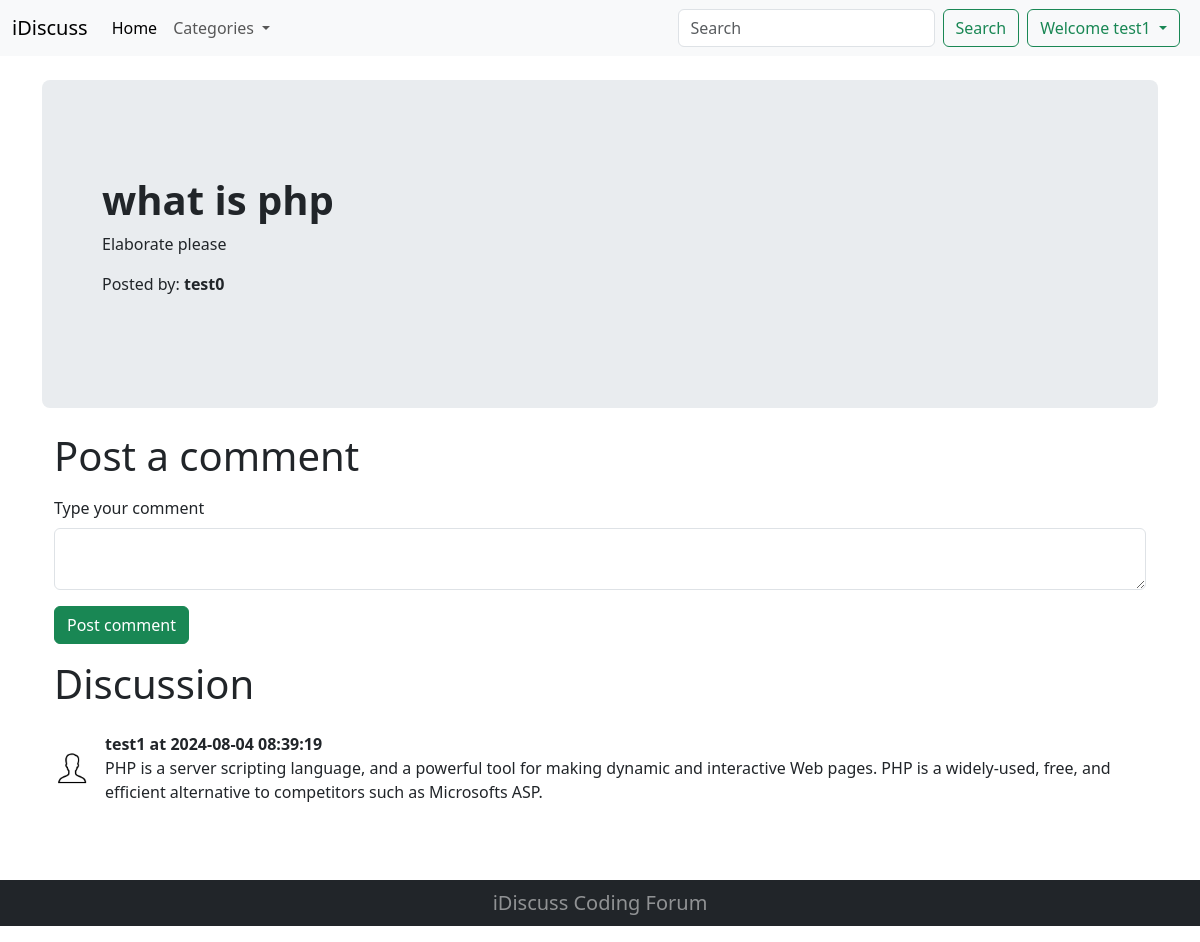
The app's page /thread.php?th_id=15&askedby=test0 (signed in) with its own data.
### tables this page shows
CREATE TABLE `threads` (
  `thread_id` int(8) NOT NULL,
  `thread_title` varchar(255) NOT NULL,
  `thread_desc` text NOT NULL,
  `thread_cat_id` int(8) NOT NULL,
  `thread_user_id` int(8) NOT NULL,
  `timestamp` datetime NOT NULL DEFAULT current_timestamp()
);

CREATE TABLE `comments` (
  `comment_id` int(8) NOT NULL,
  `comment_content` text NOT NULL,
  `thread_id` int(8) NOT NULL,
  `comment_by` int(8) NOT NULL,
  `comment_time` datetime NOT NULL DEFAULT current_timestamp()
);

CREATE TABLE `users` (
  `sno` int(8) NOT NULL,
  `username` varchar(30) NOT NULL,
  `password` varchar(255) NOT NULL,
  `timestamp` datetime NOT NULL DEFAULT current_timestamp()
);

### thread.php (the view, shortened to what this page needs)
<!doctype html>
<html lang="en">
<head>
    <link href="https://cdn.jsdelivr.net/npm/bootstrap@5.3.3/dist/css/bootstrap.min.css" rel="stylesheet">
</head>
<body>
    <?php
    include "./partials/dbConnection.php";
    include "./partials/header.php";
    ?>
    <div class="container min-vh-100">
        <?php
        $id = $_GET["th_id"];
        $Posted_by = $_GET["askedby"];
        $sql = "SELECT * FROM `threads` WHERE `thread_id`= $id";
        $result = mysqli_query($conn, $sql);
        while ($row = mysqli_fetch_assoc($result)) {
            $title = $row["thread_title"];
            $desc = $row["thread_desc"];
            echo '<div class="p-5 my-4 bg-body-secondary rounded-3">
                        <div class="container-fluid py-5">
                            <h1 class="display-6 fw-bold">'.$title.'</h1>
                            <p class="col-md-8">'.$desc.'</p>
                            <p>Posted by: <span class="fw-bold">'.$Posted_by.'</span></p>
                        </div>
                     </div>';
        }
        ?>
        <div class="container">
        <h1 class="my-3">Post a comment</h1>
        <?php
        if (isset($_SESSION["logedin"]) && $_SESSION["logedin"]==true) {
            echo
            '<form action="'. $_SERVER["REQUEST_URI"].' " method="POST">
                <div class="mb-3">
                    <label for="exampleInputPassword1" class="form-label">Type your comment</label>
                    <textarea class="form-control" id="Ccontent" name="Ccontent"></textarea>
                </div>
                <button type="submit" class="btn btn-success">Post comment</button>
            </form>';
        }else {
            echo'
            <div class="container mb-5">
                <p class="lead"><span class="fw-bold">You are not loggged in.</span>Please login to be able to start comment</p>
            </div>';
        }
        ?>
        </div>
        <div class="container"><h1 class="my-3">Discussion</h1></div>
        <?php
        $id = $_GET["th_id"];
        $sql = "SELECT * FROM `comments` WHERE `thread_id`= $id";
        $result = mysqli_query($conn, $sql);
        while ($row = mysqli_fetch_assoc($result)) {
            $comment_content = $row["comment_content"];
            $comment_by = $row["comment_by"];
            $comment_time = $row["comment_time"];
            $sql2 = "SELECT `username` FROM `users` WHERE `sno` = '$comment_by'";
            $result2 = mysqli_query($conn, $sql2);
            $row2 = mysqli_fetch_assoc($result2);
            echo'<div class="container">
                        <div class="d-flex align-items-center my-4">
                            <div class="flex-shrink-0">
                                <img width="35" src="./images/user.png" alt="user">
                            </div>
                            <div class="flex-grow-1 ms-3">
                                <p class="fw-bold my-0">'.$row2["username"].' at '.$comment_time .'</p>
                                '.$comment_content.'
                            </div>
                        </div>
                </div>';
        }
        ?>
    </div>
    <?php
        include "../Forum/partials/footer.php"
    ?>
</body>
</html>

### records on screen
threads: thread_title "what is php", thread_desc "Elaborate please"
comments: users.username "test1", comment_time "2024-08-04 08:39:19", comment_content "PHP is a server scripting language, and a powerful tool for making dynamic and interactive Web pages. PHP is a widely-used, free, and efficient alternative to competitors such as Microsofts ASP."

### other values on screen
$_SESSION['username'] "test1"
